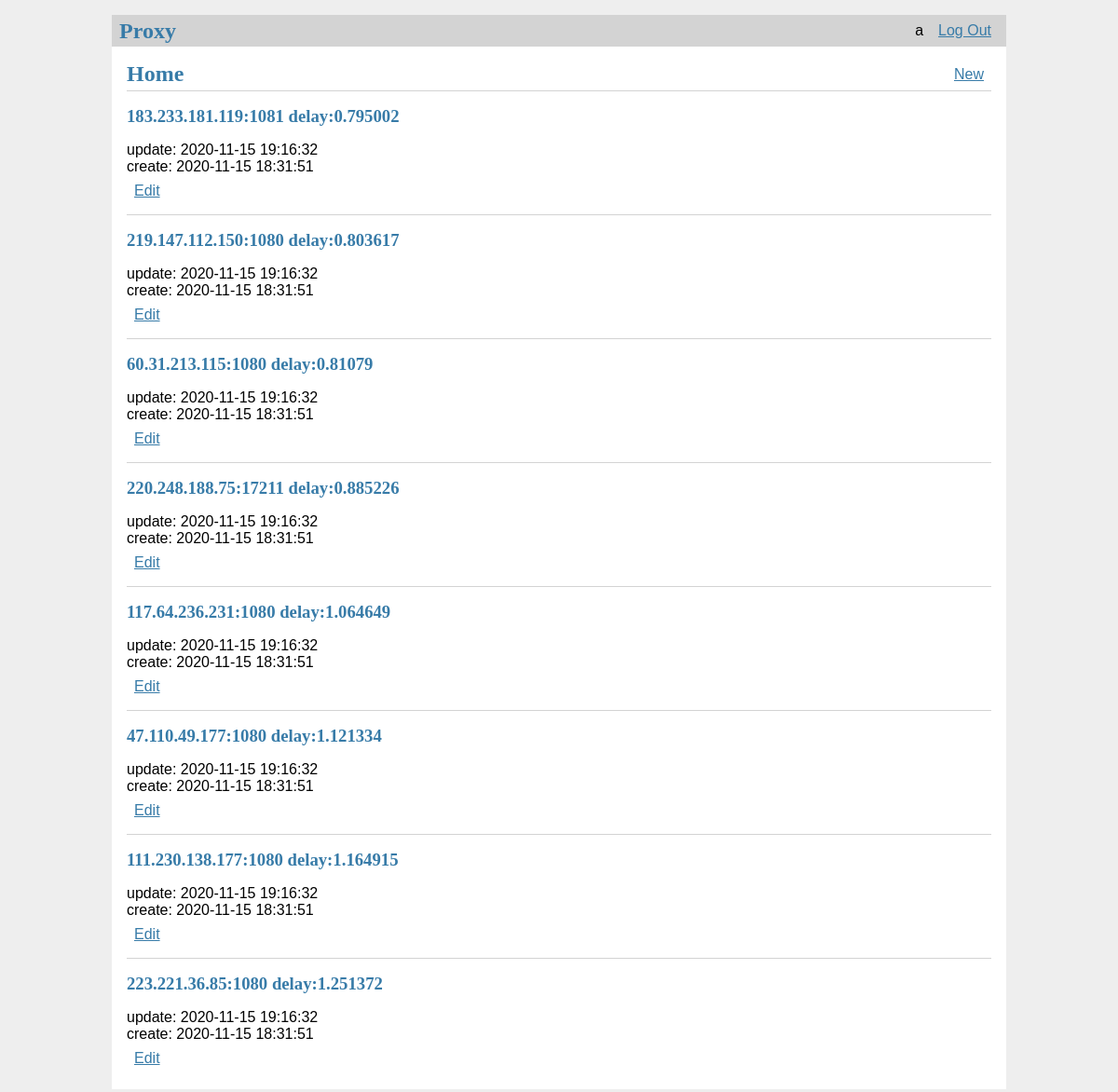
Page / (signed in) on the earlier database version.
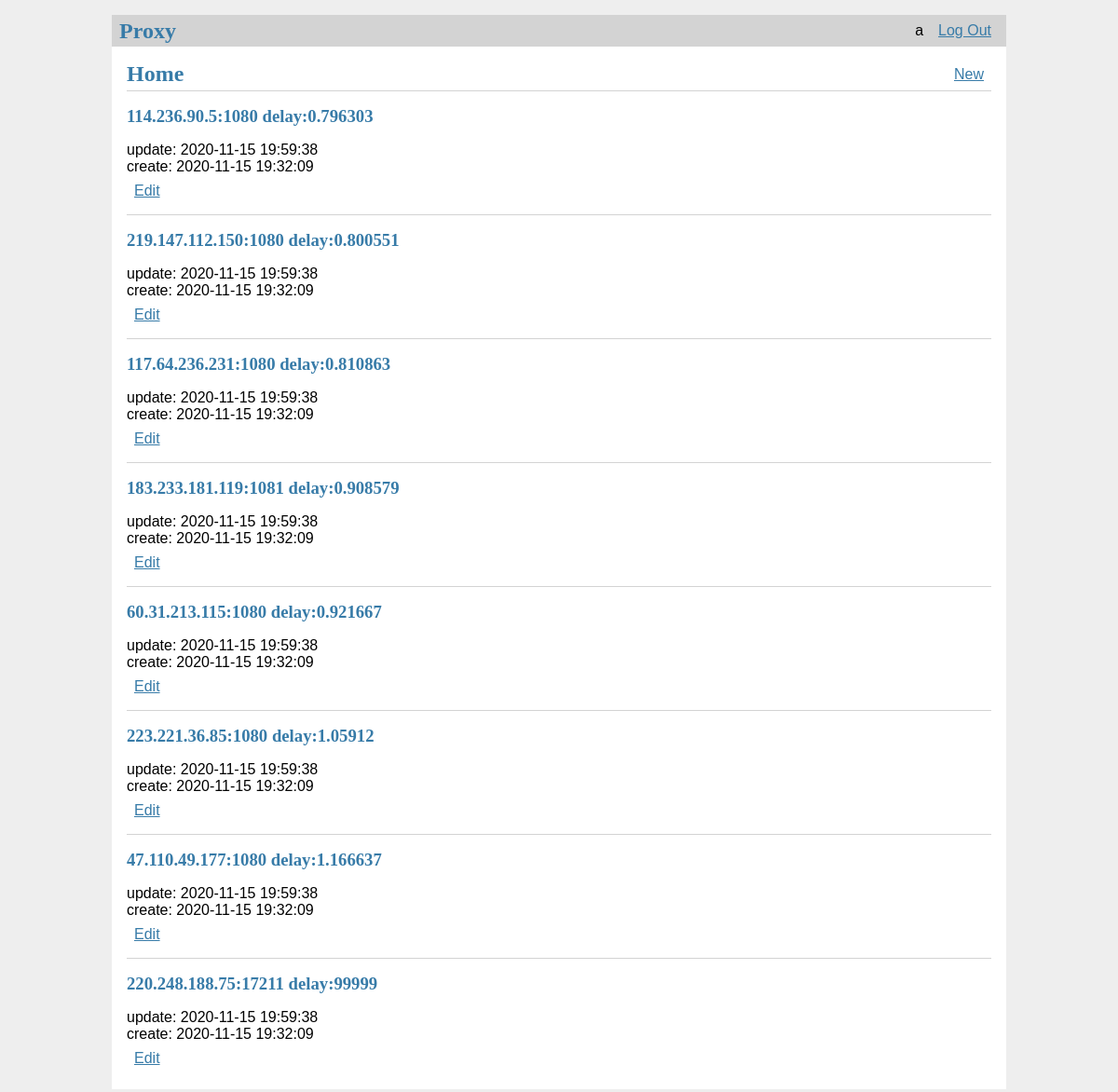
Same page on the later database version.
### tables this page shows
CREATE TABLE user (
    id       INTEGER PRIMARY KEY AUTOINCREMENT,
    username TEXT    UNIQUE
                     NOT NULL,
    password TEXT    NOT NULL
);

CREATE TABLE proxy (
            id        INTEGER   PRIMARY KEY AUTOINCREMENT,
            author_id INTEGER   NOT NULL,
            created   TIMESTAMP,
            updated   TIMESTAMP,
            delay     TEXT,
            ip        TEXT      NOT NULL
                                UNIQUE,
            port      TEXT      NOT NULL,
            FOREIGN KEY (
                author_id
            )
            REFERENCES user (id));

### flaskr/blog.py (the view)
@bp.route('/')
@login_required
def index():
    db = get_db()
    records = db.execute(
        'SELECT p.id, ip, port, delay, created, updated, author_id, username'
        ' FROM proxy p JOIN user u ON p.author_id = u.id'
        ' WHERE updated =(SELECT MAX(updated) FROM proxy)'
        ' ORDER BY delay ASC'
    ).fetchall()
    return render_template('blog/home.html', records=records)

### flaskr/auth.py (called while the page is built)
@bp.before_app_request
def load_logged_in_user():
    user_id = session.get('user_id')
    if user_id is None:
        g.user = None
    else:
        g.user = get_db().execute(
            'SELECT * FROM user WHERE id = ?', (user_id,)
        ).fetchone()

def login_required(view):
    @functools.wraps(view)
    def wrapped_view(**kwargs):
        if g.user is None:
            return redirect(url_for('auth.login'))
        return view(**kwargs)
    return wrapped_view

### flaskr/db.py (called while the page is built)
def get_db():
    if 'db' not in g:
        g.db = sqlite3.connect(
            current_app.config['DATABASE'],
            detect_types=sqlite3.PARSE_DECLTYPES
        )
        g.db.row_factory = sqlite3.Row
    return g.db

### flaskr/templates/blog/home.html
{% extends 'base.html' %}
{% block header %}
  <h1>{% block title %}Home{% endblock %}</h1>
  {% if g.user %}
    <a class="action" href="{{ url_for('blog.create') }}">New</a>
  {% endif %}
{% endblock %}
{% block content %}
  {% for r in records %}
    <article class="r">
      <header>
        <div>
          <h1>{{ r['ip'] }}:{{ r['port'] }} delay:{{ r['delay'] }}</h1>
          <div class="about">update: {{ r['updated'].strftime('%Y-%m-%d %H:%M:%S') }}</div>
          <div class="about">create: {{ r['created'].strftime('%Y-%m-%d %H:%M:%S') }}</div>
        </div>
        {% if g.user['id'] == r['author_id'] %}
          <a class="action" href="{{ url_for('blog.update', id=r['id']) }}">Edit</a>
        {% endif %}
      </header>
    </article>
    {% if not loop.last %}
      <hr>
    {% endif %}
  {% endfor %}
{% endblock %}

### flaskr/templates/base.html (shortened to what this page needs)
<!doctype html>
<link rel="stylesheet" href="{{ url_for('static', filename='style.css') }}">
<nav>
  <h1>Proxy</h1>
  <ul>
    {% if g.user %}
      <li><span>{{ g.user['username'] }}</span>
      <li><a href="{{ url_for('auth.logout') }}">Log Out</a>
    {% else %}
      <li><a href="{{ url_for('auth.register') }}">Register</a>
      <li><a href="{{ url_for('auth.login') }}">Log In</a>
    {% endif %}
  </ul>
</nav>
<section class="content">
  <header>
    {% block header %}{% endblock %}
  </header>
  {% block content %}{% endblock %}
</section>

### flaskr/static/style.css (style rules this page uses)
h1 { font-family: serif; color: #377ba8; margin: 1rem 0; }
a { color: #377ba8; }
hr { border: none; border-top: 1px solid lightgray; }
nav { background: lightgray; display: flex; align-items: center; padding: 0 0.5rem; }
nav h1 { flex: auto; margin: 0; }
nav ul { display: flex; list-style: none; margin: 0; padding: 0; }
nav ul li a, nav ul li span, header .action { display: block; padding: 0.5rem; }
.content { padding: 0 1rem 1rem; }
.content > header { border-bottom: 1px solid lightgray; display: flex; align-items: flex-end; }
.content > header h1 { flex: auto; margin: 1rem 0 0.25rem 0; }
.content:last-child { margin-bottom: 0; }

Differences in the rows shown:
removed proxy: ip "183.233.181.119", port "1081", delay "0.795002", updated "2020-11-15 19:16:32", created "2020-11-15 18:31:51"
removed proxy: ip "219.147.112.150", port "1080", delay "0.803617", updated "2020-11-15 19:16:32", created "2020-11-15 18:31:51"
removed proxy: ip "60.31.213.115", port "1080", delay "0.81079", updated "2020-11-15 19:16:32", created "2020-11-15 18:31:51"
removed proxy: ip "220.248.188.75", port "17211", delay "0.885226", updated "2020-11-15 19:16:32", created "2020-11-15 18:31:51"
removed proxy: ip "117.64.236.231", port "1080", delay "1.064649", updated "2020-11-15 19:16:32", created "2020-11-15 18:31:51"
removed proxy: ip "47.110.49.177", port "1080", delay "1.121334", updated "2020-11-15 19:16:32", created "2020-11-15 18:31:51"
removed proxy: ip "111.230.138.177", port "1080", delay "1.164915", updated "2020-11-15 19:16:32", created "2020-11-15 18:31:51"
removed proxy: ip "223.221.36.85", port "1080", delay "1.251372", updated "2020-11-15 19:16:32", created "2020-11-15 18:31:51"
added proxy: ip "114.236.90.5", port "1080", delay "0.796303", updated "2020-11-15 19:59:38", created "2020-11-15 19:32:09"
added proxy: ip "219.147.112.150", port "1080", delay "0.800551", updated "2020-11-15 19:59:38", created "2020-11-15 19:32:09"
added proxy: ip "117.64.236.231", port "1080", delay "0.810863", updated "2020-11-15 19:59:38", created "2020-11-15 19:32:09"
added proxy: ip "183.233.181.119", port "1081", delay "0.908579", updated "2020-11-15 19:59:38", created "2020-11-15 19:32:09"
added proxy: ip "60.31.213.115", port "1080", delay "0.921667", updated "2020-11-15 19:59:38", created "2020-11-15 19:32:09"
added proxy: ip "223.221.36.85", port "1080", delay "1.05912", updated "2020-11-15 19:59:38", created "2020-11-15 19:32:09"
added proxy: ip "47.110.49.177", port "1080", delay "1.166637", updated "2020-11-15 19:59:38", created "2020-11-15 19:32:09"
added proxy: ip "220.248.188.75", port "17211", delay "99999", updated "2020-11-15 19:59:38", created "2020-11-15 19:32:09"
